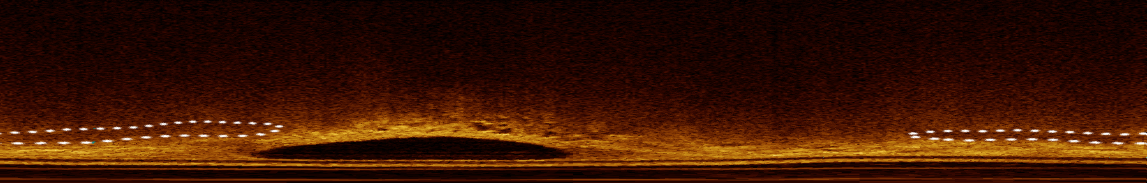
#> input picture 1-1.png, 2293 x 365 px, given as the content of the folder data/train, which was not available (shown at 1/2 size)
$ jupyter execute cut.ipynb
#> lines starting #> are read from the running program, lines starting #| are printed output that depends on the picture; pictures that were not available may be replaced by others from this repository, and a replacement may not be noted
[cell 1]
import os
from PIL import Image

# 设置图片文件夹路径
folder_path = "data/train"  # 请将这里的路径替换为你的文件夹路径

# 获取文件夹内所有文件
files = os.listdir(folder_path)

# 遍历文件夹中的每一个图片文件
for file in files:
    # 确保处理的是图片文件（这里假设图片格式为 .jpg, .png 等）
    if file.lower().endswith(('.jpg', '.jpeg', '.png')):
        img_path = os.path.join(folder_path, file)

        # 加载图片
        img = Image.open(img_path)
#> img is the input picture: PIL image 2293x365 RGB; mean R, G, B 59, 20.8, 3

        # 1. 在左边加上 11 像素宽度的黑边，补全为 2304 像素
        img = img.crop((0, 0, 2293, img.height))  # 确保剪裁为 2293 宽度
        new_img = Image.new("RGB", (2304, img.height), (0, 0, 0))  # 创建一个新的 2304 宽度的黑色背景图
#> new_img: PIL image 2304x365 RGB; every value is 0
        new_img.paste(img, (11, 0))  # 将原图粘贴到新的图像上，左边加 11 像素的黑边
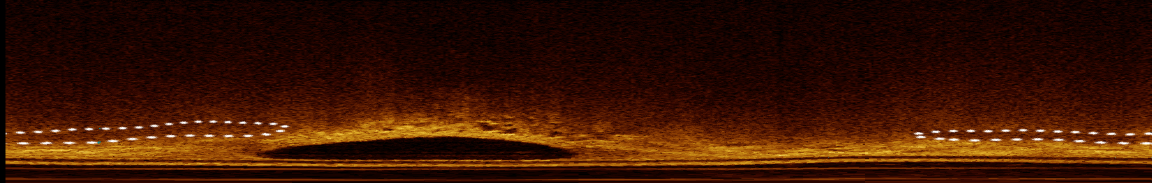
#> new_img: PIL image 2304x365 RGB (shown at 1/2 size); mean R, G, B 58.7, 20.7, 3

        # 2. 删除 y 坐标 48 像素以下的部分
        new_img = new_img.crop((0, 48, new_img.width, new_img.height))
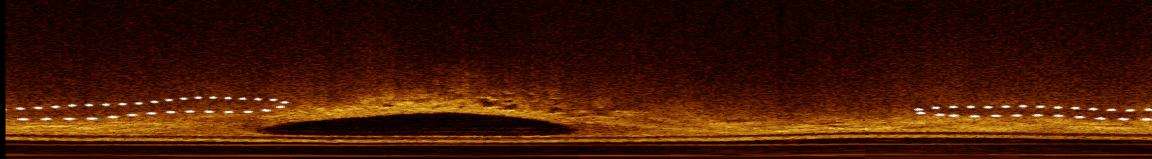
#> new_img: PIL image 2304x317 RGB (shown at 1/2 size); mean R, G, B 64.6, 23.6, 3.4

        # 3. 删除 y 坐标 365 到 304 坐标的部分
        new_img = new_img.crop((0, 0, new_img.width, 256))  # 保留从 0 到 256 像素的区域
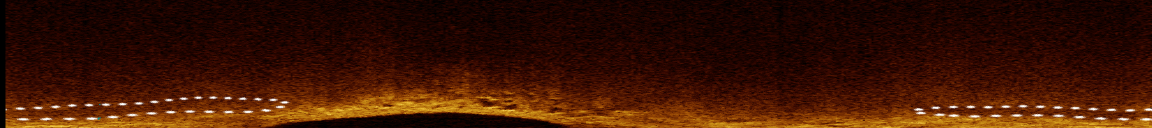
#> new_img: PIL image 2304x256 RGB (shown at 1/2 size); mean R, G, B 60.8, 20.9, 3.4

        # 4. 保存处理后的图片（覆盖原文件）
        save_path = os.path.join(folder_path, file)  # 保存为同名文件
        new_img.save(save_path)

        print(f"Processed and saved: {file}")

[cell 2]
import os
from PIL import Image

# 设置图片文件夹路径和保存目标文件夹路径
input_folder = "data/train"  # 替换为源图片文件夹路径
output_folder = "data/train-1"  # 替换为目标保存文件夹路径

# 确保目标文件夹存在
os.makedirs(output_folder, exist_ok=True)

# 获取文件夹内所有图片文件
files = os.listdir(input_folder)

# 遍历文件夹中的每一个图片文件
for file in files:
    # 确保处理的是图片文件（假设格式为 .jpg, .png 等）
    if file.lower().endswith(('.jpg', '.jpeg', '.png')):
        img_path = os.path.join(input_folder, file)

        # 加载图片
        img = Image.open(img_path)

        # 获取图片的宽高
        width, height = img.size
#> width = 2304; height = 256

        # 计算切割后的每个小图的数量
        num_horizontal = width // 256
#> num_horizontal = 9
        num_vertical = height // 256
#> num_vertical = 1

        # 遍历并分割图片
        for i in range(num_vertical):
            for j in range(num_horizontal):
                # 计算每个小块的区域
                left = j * 256
                upper = i * 256
                right = left + 256
                lower = upper + 256

                # 切割并保存为新图片
                cropped_img = img.crop((left, upper, right, lower))

                # 新文件名：原文件名 + '-i'
                new_file_name = f"{os.path.splitext(file)[0]}-{i * num_horizontal + j + 1}.png"
                new_img_path = os.path.join(output_folder, new_file_name)

                # 保存切割后的图片
                cropped_img.save(new_img_path)

                print(f"Saved: {new_file_name}")
#> this loop made 1 pass
#> pass 1, `cropped_img.save(new_img_path)`:
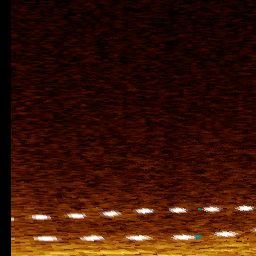
#> saved as 1-1-1.png: PIL image 256x256 RGB; mean R, G, B 57.4, 20.2, 4.9
#> pass 1, `cropped_img.save(new_img_path)`:
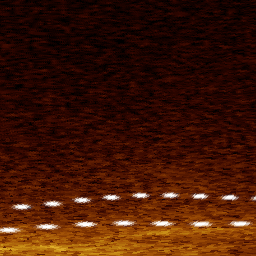
#> saved as 1-1-2.png: PIL image 256x256 RGB; mean R, G, B 64.2, 22.5, 5.1
#> pass 1, `cropped_img.save(new_img_path)`:
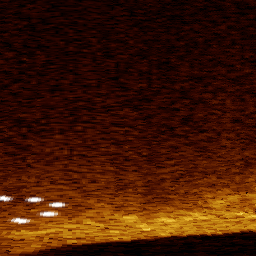
#> saved as 1-1-3.png: PIL image 256x256 RGB; mean R, G, B 64.9, 23.5, 3.2
#> pass 1, `cropped_img.save(new_img_path)`:
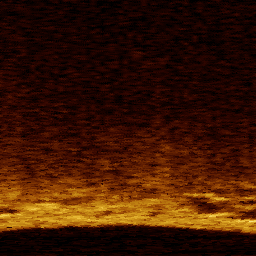
#> saved as 1-1-4.png: PIL image 256x256 RGB; mean R, G, B 59.3, 22.3, 2.4
#> after the loop:
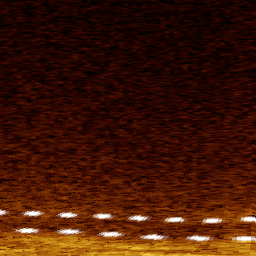
#> cropped_img: PIL image 256x256 RGB; mean R, G, B 64.5, 22.8, 5.4
